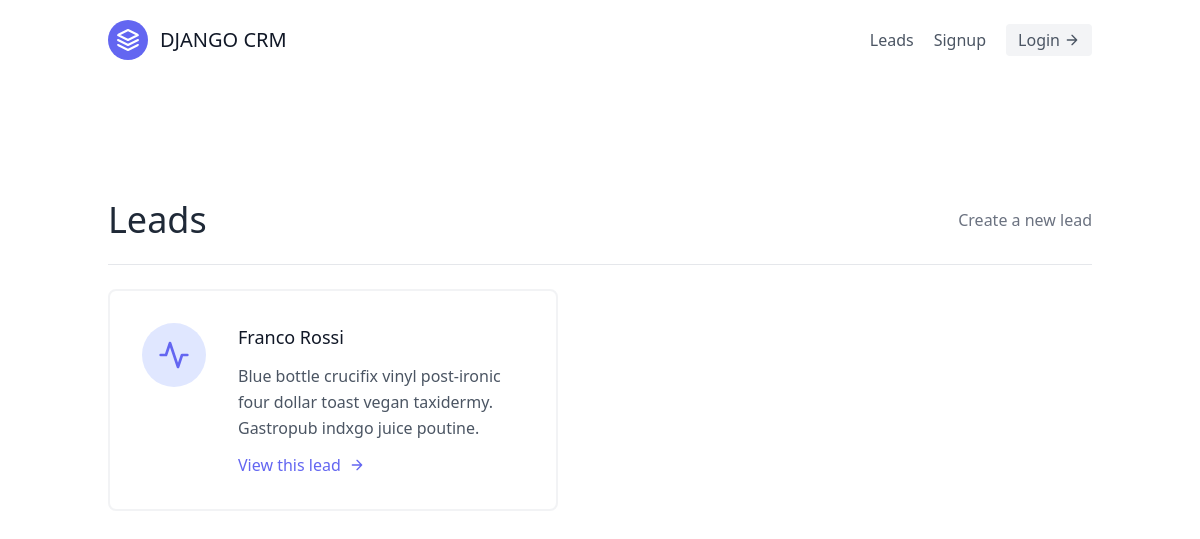
Page /leads/ on the earlier database version.
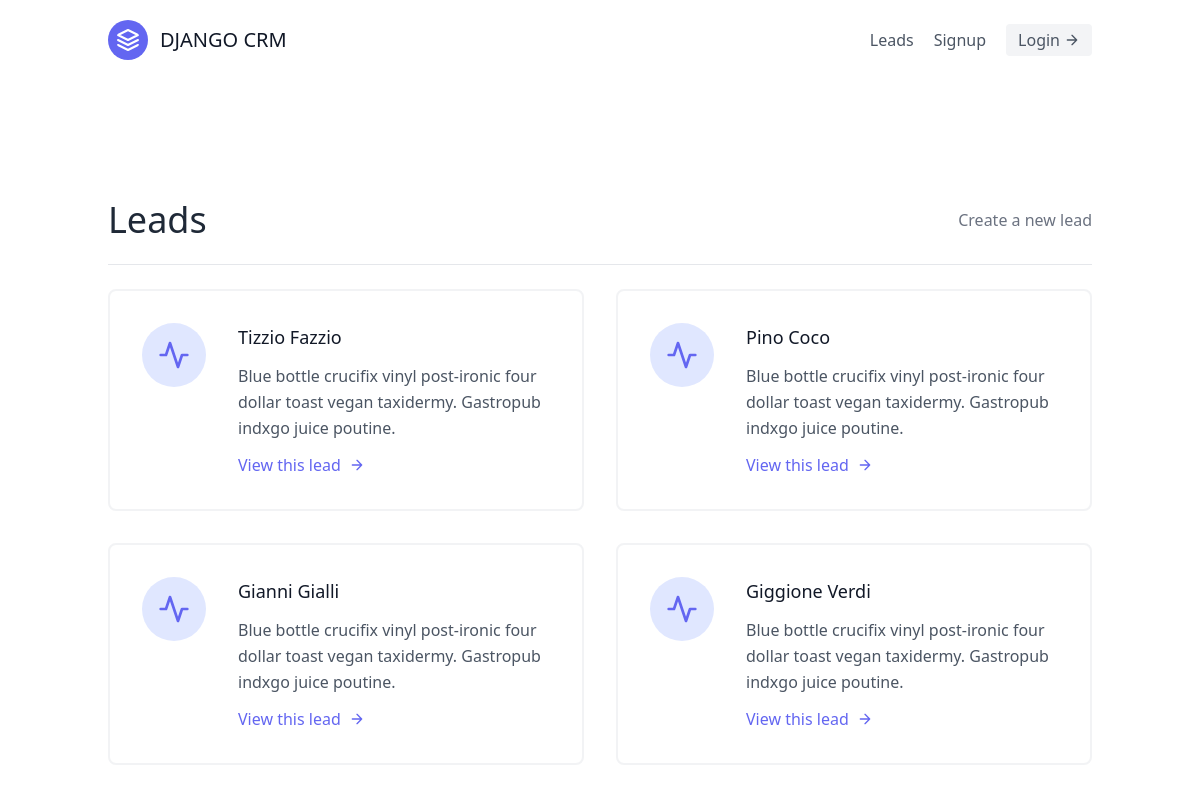
Same page on the later database version.
### leads/models.py (models this page shows, shortened)
class Lead(models.Model):
  first_name = models.CharField(max_length=20)
  last_name = models.CharField(max_length=20)
  age = models.IntegerField(default=0)
  agent = models.ForeignKey(Agent, on_delete=models.CASCADE)

### leads/views.py (the view)
# urls.py: path('', LeadListView.as_view(), name='lead-list'),
class LeadListView(ListView):
  template_name = "leads/lead_list.html"
  queryset = Lead.objects.all()
  context_object_name = "leads"

### leads/templates/leads/lead_list.html
{% extends 'base.html' %}
{% block content %}
<section class="text-gray-600 body-font">
  <div class="container px-5 py-24 mx-auto flex flex-wrap">
  <div class = 'w-full mb-6 py-6 flex justify-between items-center border-b border-gray-200'>
    <div>
      <h1 class = 'text-4xl text-gray-800'>Leads</h1>
    </div>
    <div>
      <a class = 'text-gray-500 hover:text-blue-500' href="{% url 'leads:lead-create' %}">Create a new lead</a>
    </div>
  </div>
    <div class="flex flex-wrap -m-4">
      {% for lead in leads %}
        <div class="p-4 lg:w-1/2 md:w-full">
          <div class="flex border-2 rounded-lg border-gray-200 border-opacity-50 p-8 sm:flex-row flex-col">
            <div class="w-16 h-16 sm:mr-8 sm:mb-0 mb-4 inline-flex items-center justify-center rounded-full bg-indigo-100 text-indigo-500 flex-shrink-0">
              <svg fill="none" stroke="currentColor" stroke-linecap="round" stroke-linejoin="round" stroke-width="2" class="w-8 h-8" viewBox="0 0 24 24">
                <path d="M22 12h-4l-3 9L9 3l-3 9H2"></path>
              </svg>
            </div>
            <div class="flex-grow">
              <h2 class="text-gray-900 text-lg title-font font-medium mb-3">
                {{ lead.first_name }} {{ lead.last_name }}
              </h2>
              <p class="leading-relaxed text-base">
                Blue bottle crucifix vinyl post-ironic four dollar toast vegan taxidermy. Gastropub indxgo juice poutine.
              </p>
              <a href="{% url 'leads:lead-detail' lead.pk %}" class="mt-3 text-indigo-500 inline-flex items-center">
                View this lead
                <svg fill="none" stroke="currentColor" stroke-linecap="round" stroke-linejoin="round" stroke-width="2" class="w-4 h-4 ml-2" viewBox="0 0 24 24">
                  <path d="M5 12h14M12 5l7 7-7 7"></path>
                </svg>
              </a>
            </div>
          </div>
        </div>
      {% endfor %}
    </div>
  </div>
</section>
{% endblock content %}

### templates/base.html (shortened to what this page needs)
{% load static %}
<!DOCTYPE html>
<html lang="en">
<head>
  <script src="https://cdn.tailwindcss.com"></script>
  <link href="{% static 'css/style.css' %}" rel="stylesheet" />
</head>
<body>
  <div class = "max-w-7xl mx-auto">
  {% include 'navbar.html' %}
  {% block content %}
  {% endblock content %}
  </div>
</body>
</html>

### templates/navbar.html
<header class="text-gray-600 body-font">
  <div class="container mx-auto flex flex-wrap p-5 flex-col md:flex-row items-center">
    <a class="flex title-font font-medium items-center text-gray-900 mb-4 md:mb-0">
      <svg xmlns="http://www.w3.org/2000/svg" fill="none" stroke="currentColor" stroke-linecap="round" stroke-linejoin="round" stroke-width="2" class="w-10 h-10 text-white p-2 bg-indigo-500 rounded-full" viewBox="0 0 24 24">
        <path d="M12 2L2 7l10 5 10-5-10-5zM2 17l10 5 10-5M2 12l10 5 10-5"></path>
      </svg>
      <span class="ml-3 text-xl">DJANGO CRM</span>
    </a>
    <nav class="md:ml-auto flex flex-wrap items-center text-base justify-center">
      <a href="{% url 'leads:lead-list' %}" class="mr-5 hover:text-gray-900">Leads</a>
      <a class="mr-5 hover:text-gray-900">Signup</a>
    </nav>
    <a href='#' class="inline-flex items-center bg-gray-100 border-0 py-1 px-3 focus:outline-none hover:bg-gray-200 rounded text-base mt-4 md:mt-0">
      Login
      <svg fill="none" stroke="currentColor" stroke-linecap="round" stroke-linejoin="round" stroke-width="2" class="w-4 h-4 ml-1" viewBox="0 0 24 24">
        <path d="M5 12h14M12 5l7 7-7 7"></path>
      </svg>
    </a>
  </div>
</header>

Differences in the rows shown:
removed Lead: first_name "Franco", last_name "Rossi"
added Lead: first_name "Tizzio", last_name "Fazzio"
added Lead: first_name "Pino", last_name "Coco"
added Lead: first_name "Gianni", last_name "Gialli"
added Lead: first_name "Giggione", last_name "Verdi"
